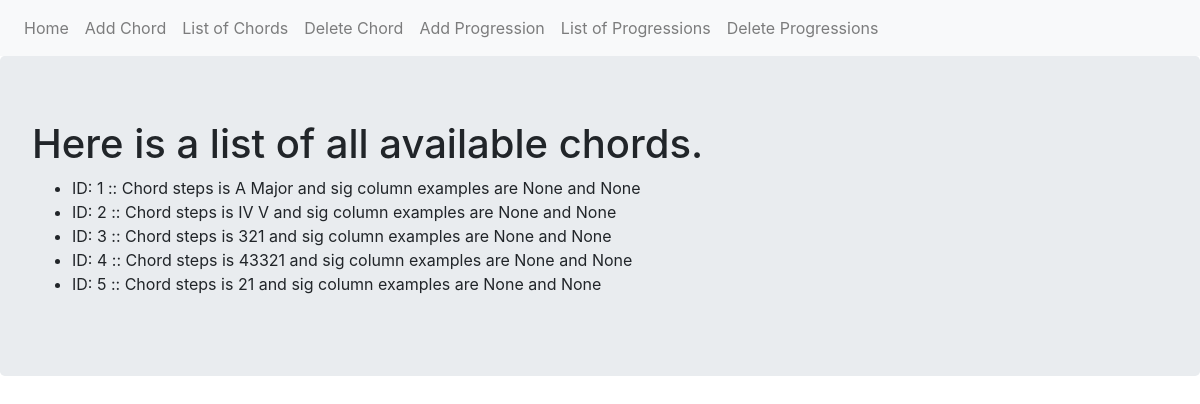
/chords/list, run on an earlier commit of the app's database.
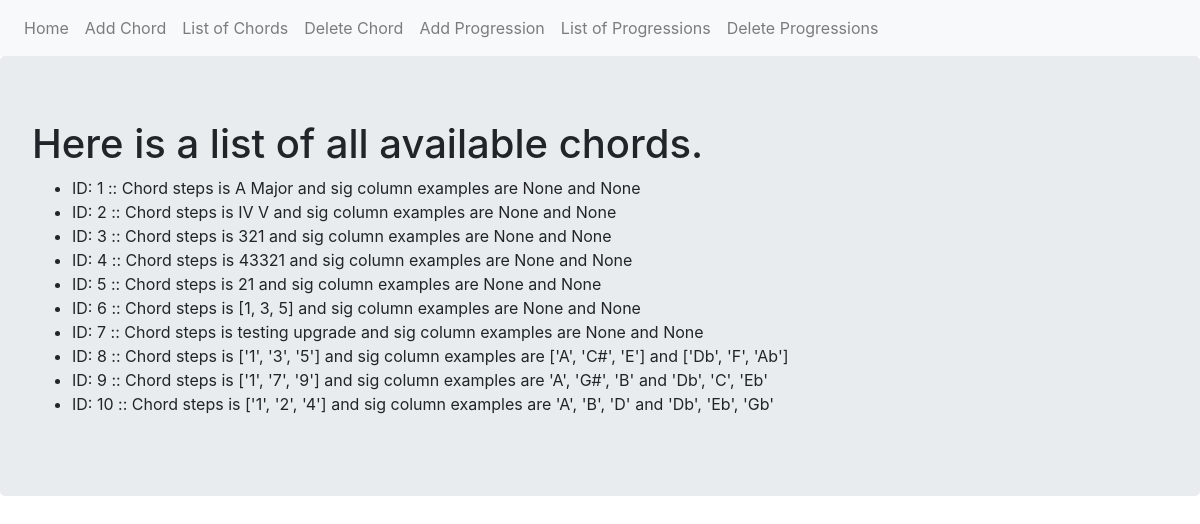
And on a later commit of the database.
### myproject/models.py (models this page shows, shortened)
class Chord(db.Model):
        __tablename__ = 'chords'
        id = db.Column(db.Integer,primary_key = True)
        steps = db.Column(db.Text)
        sig_c = db.Column(db.Text)
        sig_g = db.Column(db.Text)
        sig_d = db.Column(db.Text)
        sig_a = db.Column(db.Text)
        sig_e = db.Column(db.Text)
        sig_b = db.Column(db.Text)
        sig_f_sharp = db.Column(db.Text)
        sig_c_sharp = db.Column(db.Text)
        sig_f = db.Column(db.Text)
        sig_b_flat = db.Column(db.Text)
        sig_e_flat = db.Column(db.Text)
        sig_a_flat = db.Column(db.Text)
        sig_d_flat = db.Column(db.Text)
        sig_g_flat = db.Column(db.Text)
        def __repr__(self):
            return f"Chord steps is {self.steps} and sig column examples are " \
                   f"{self.sig_a} and {self.sig_d_flat}"

### myproject/chords/views.py (the view)
@chords_blueprint.route('/list')
def list():
    chords = Chord.query.all()
    return render_template('list.html', chords=chords)

### myproject/chords/templates/chords/list.html
{% extends "base.html" %}
{% block content %}
<div class="jumbotron">
  <h1>Here is a list of all available chords.</h1>
  <ul>
    {% for chord in chords  %}
    <li>ID: {{chord.id}} :: {{chord}}</li>
    {% endfor %}
  </ul>
</div>
{% endblock %}

### myproject/templates/base.html (shortened to what this page needs)
<!DOCTYPE html>
<html lang="en" dir="ltr">
  <head>
    <link rel="stylesheet" href="https://maxcdn.bootstrapcdn.com/bootstrap/4.0.0/css/bootstrap.min.css">
  </head>
  <body>
    <nav class="navbar navbar-expand-lg navbar-light bg-light">
    <div class="navbar-nav">
      <a class="nav-item nav-link" href="{{ url_for('index') }}">Home</a>
      <a class="nav-item nav-link" href="{{ url_for('chords.add') }}">Add Chord</a>
      <a class="nav-item nav-link" href="{{ url_for('chords.list') }}">List of Chords</a>
      <a class="nav-item nav-link" href="{{ url_for('chords.delete') }}">Delete Chord</a>
      <a class="nav-item nav-link" href="{{ url_for('progressions.add') }}">Add Progression</a>
      <a class="nav-item nav-link" href="{{ url_for('progressions.list') }}">List of Progressions</a>
      <a class="nav-item nav-link" href="{{ url_for('progressions.delete') }}">Delete Progressions</a>
    </div>
</nav>
    {% block content %}
    {% endblock %}
  </body>
</html>

What changed in the data, as far as the page shows it:
added Chord: id "6", steps+sig_a+sig_d_flat "Chord steps is [1, 3, 5] and sig column examples are None and None"
added Chord: id "7", steps+sig_a+sig_d_flat "Chord steps is testing upgrade and sig column examples are None and None"
added Chord: id "8", steps+sig_a+sig_d_flat "Chord steps is ['1', '3', '5'] and sig column examples are ['A', 'C#', 'E'] and ['Db', 'F', 'Ab']"
added Chord: id "9", steps+sig_a+sig_d_flat "Chord steps is ['1', '7', '9'] and sig column examples are 'A', 'G#', 'B' and 'Db', 'C', 'Eb'"
added Chord: id "10", steps+sig_a+sig_d_flat "Chord steps is ['1', '2', '4'] and sig column examples are 'A', 'B', 'D' and 'Db', 'Eb', 'Gb'"
